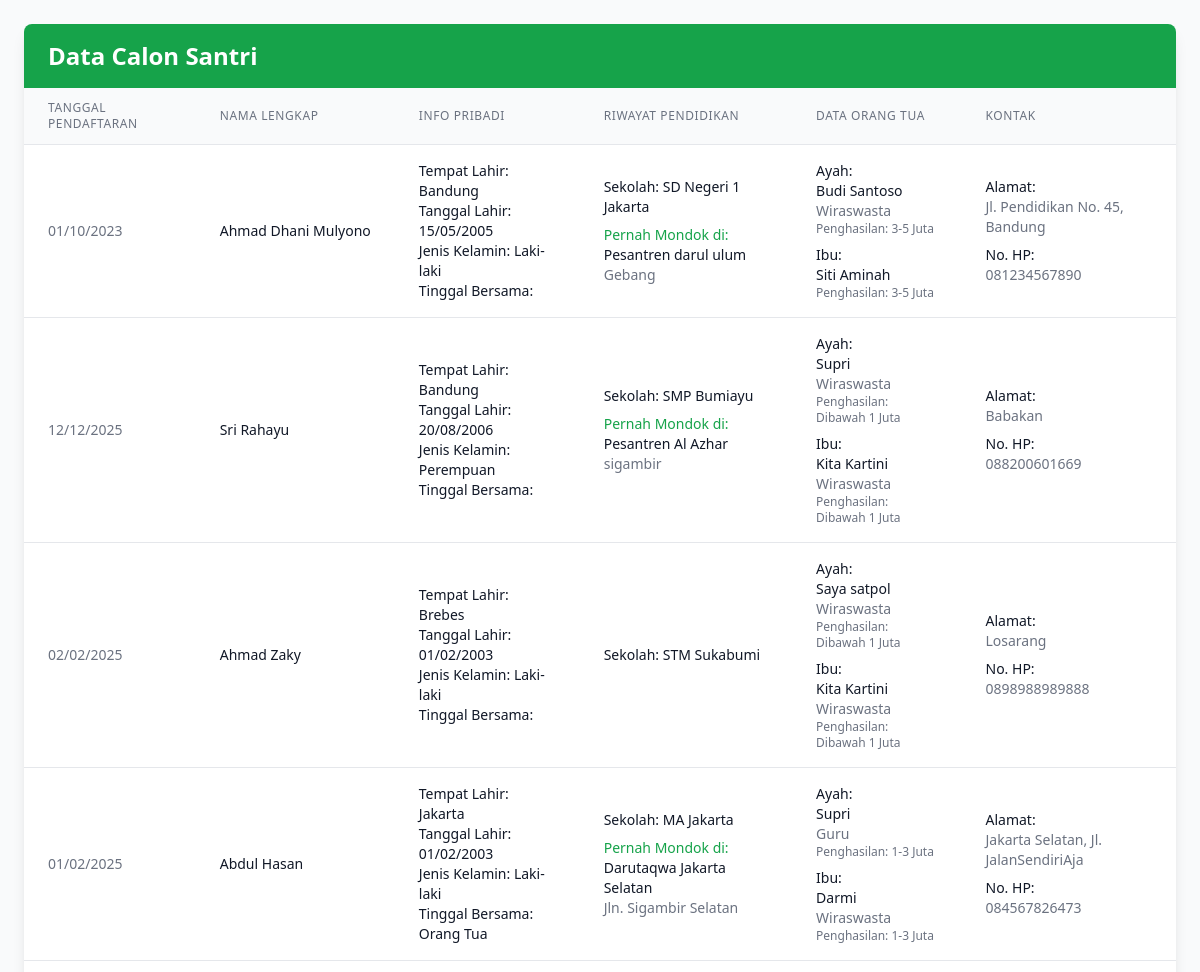
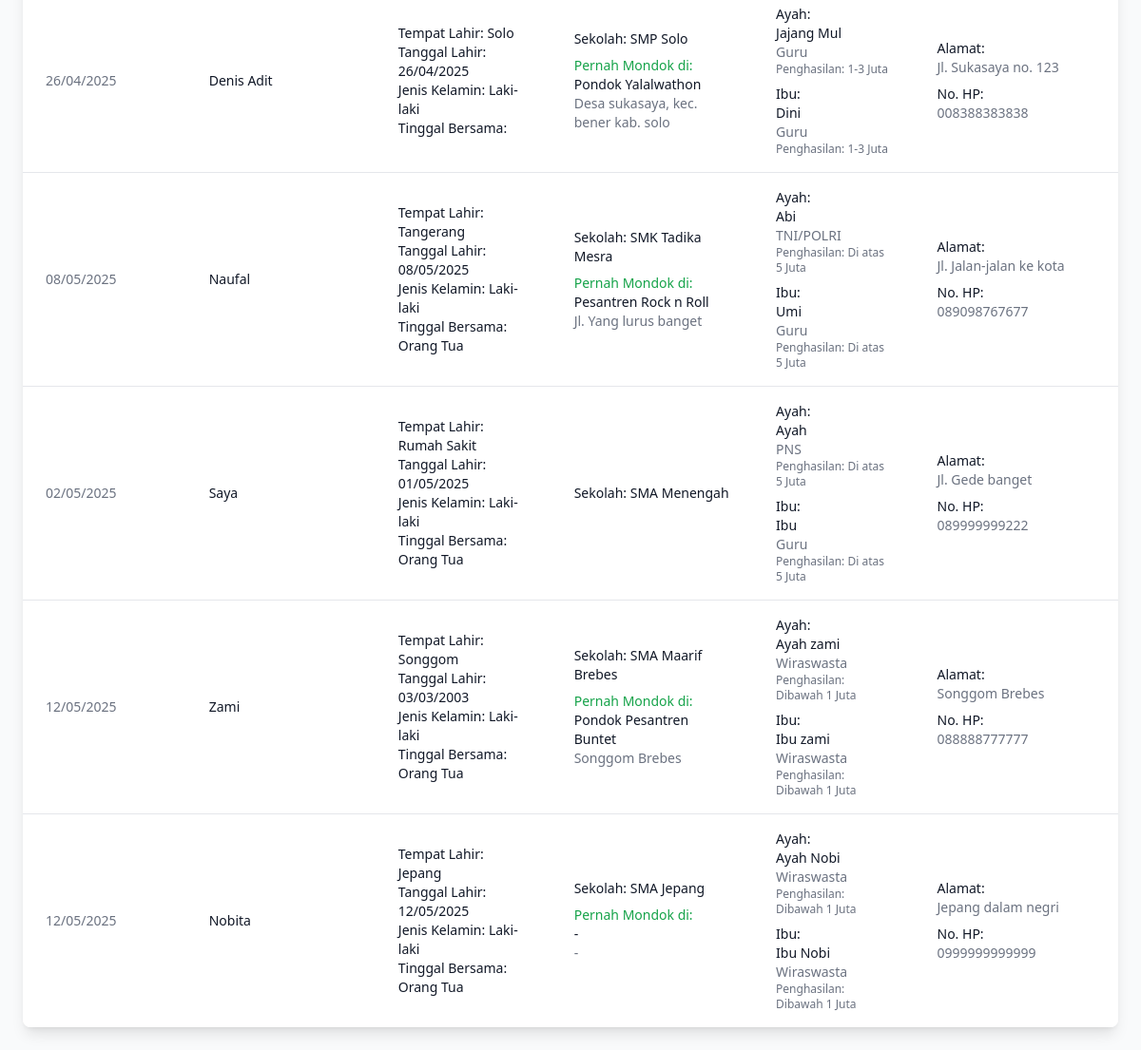
The page /santri_diterima.php on the database as committed earlier (2 pictures, top to bottom).
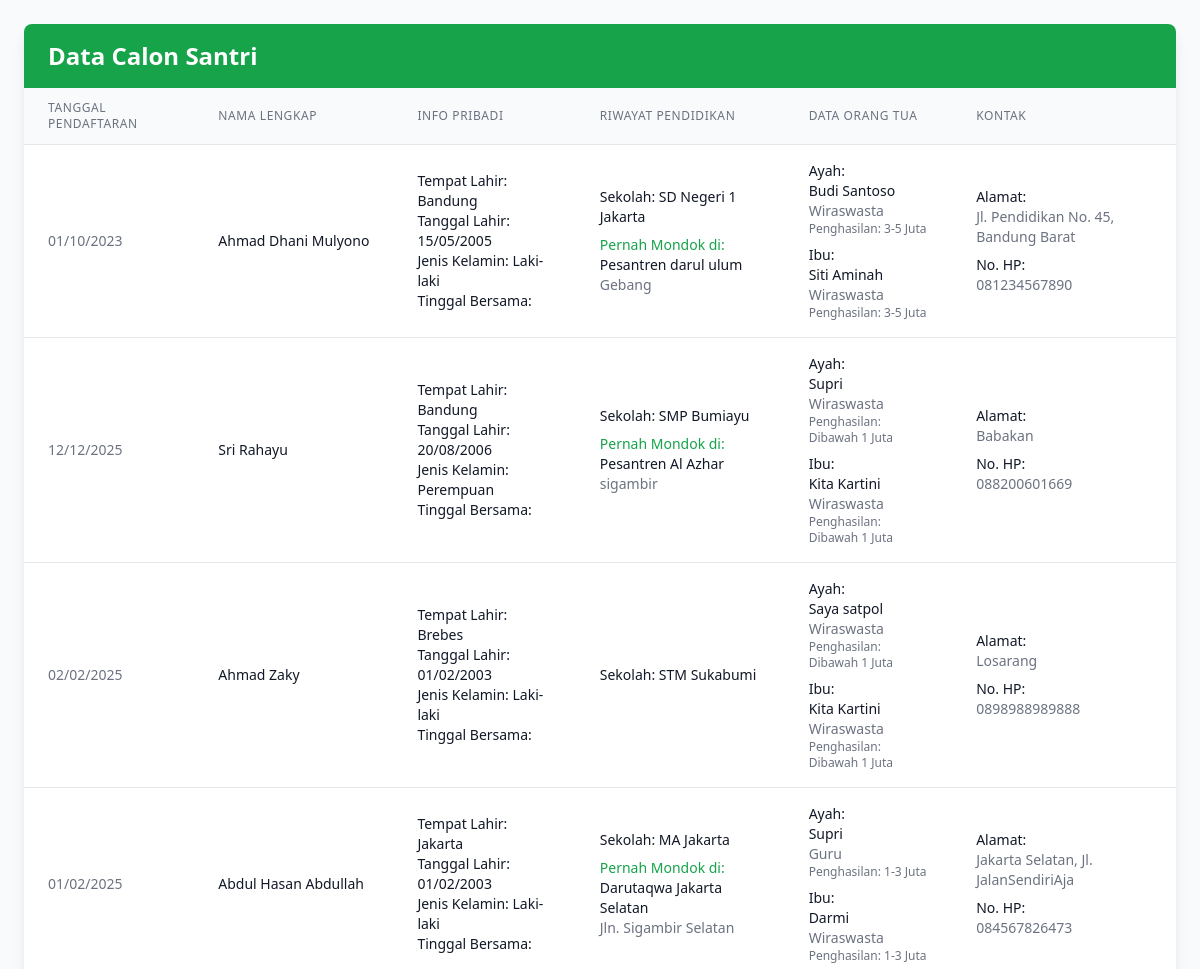
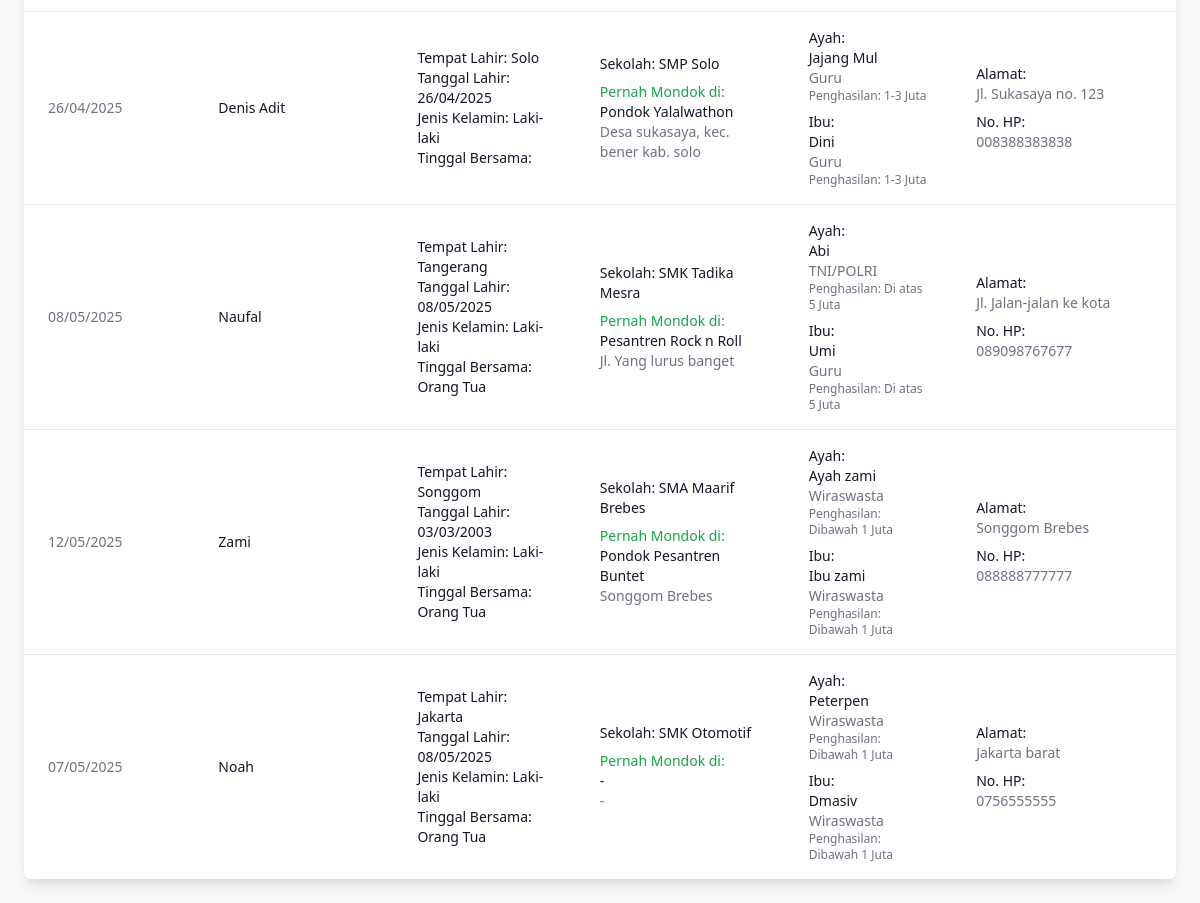
The same page on the database as committed later (2 pictures, top to bottom).
### tables this page shows
CREATE TABLE `calon_santri` (
  `id` int(11) NOT NULL,
  `No` int(11) NOT NULL,
  `tanggal_pendaftaran` date NOT NULL,
  `username` varchar(50) DEFAULT NULL,
  `nama_lengkap` varchar(100) NOT NULL,
  `tempat_lahir` varchar(50) NOT NULL,
  `tanggal_lahir` date NOT NULL,
  `alamat_lengkap` text NOT NULL,
  `tinggal_bersama` enum('Orang Tua','Wali','Lainnya') NOT NULL,
  `jenis_kelamin` enum('Laki-laki','Perempuan') NOT NULL,
  `sekolah_terakhir` varchar(100) NOT NULL,
  `pernah_mondok` enum('Ya','Tidak') NOT NULL,
  `nama_pondok_sebelumnya` varchar(100) DEFAULT NULL,
  `alamat_pondok_sebelumnya` text DEFAULT NULL,
  `nama_ayah` varchar(100) NOT NULL,
  `nama_ibu` varchar(100) NOT NULL,
  `tempat_lahir_ayah` varchar(50) NOT NULL,
  `tanggal_lahir_ayah` date NOT NULL,
  `tempat_lahir_ibu` varchar(50) NOT NULL,
  `tanggal_lahir_ibu` date NOT NULL,
  `pekerjaan_ayah` enum('Wiraswasta','Guru','PNS','TNI/POLRI','Pensiunan','Lainnya') NOT NULL,
  `pekerjaan_ibu` enum('Wiraswasta','Guru','PNS','TNI/POLRI','Pensiunan','Lainnya') NOT NULL,
  `penghasilan_ayah` enum('Dibawah 1 Juta','1-3 Juta','3-5 Juta','Di atas 5 Juta') NOT NULL,
  `penghasilan_ibu` enum('Dibawah 1 Juta','1-3 Juta','3-5 Juta','Di atas 5 Juta') NOT NULL,
  `alamat_rumah` text NOT NULL,
  `no_hp_ortu` varchar(15) NOT NULL,
  `created_at` timestamp NOT NULL DEFAULT current_timestamp(),
  `asal_sekolah` varchar(100) DEFAULT NULL,
  `status_pendaftaran` varchar(50) DEFAULT NULL,
  `keterangan` text DEFAULT NULL,
  `email` varchar(100) DEFAULT NULL,
  `user_id` int(11) NOT NULL
);

### santri_diterima.php (the view, shortened to what the changed rows need)
<?php
$servername = "localhost";
$username = "root";
$password = "";
$dbname = "ppdb_pondok";
$conn = new mysqli($servername, $username, $password, $dbname);
$sql = "SELECT * FROM calon_santri";
$result = $conn->query($sql);
?>
<!DOCTYPE html>
<html lang="id">
<head>
    <script src="https://cdn.tailwindcss.com"></script>
</head>
<body class="bg-gray-50 p-6">
    <div class="max-w-7xl mx-auto">
        <?php if ($result->num_rows > 0): ?>
            <div class="bg-white rounded-lg shadow-lg overflow-hidden">
                <div class="px-6 py-4 bg-green-600">
                    <h2 class="text-2xl font-bold text-white">Data Calon Santri</h2>
                </div>
                <div class="overflow-x-auto">
                    <table class="min-w-full divide-y divide-gray-200">
                        <thead class="bg-gray-50">
                            <tr>
                                <th class="px-6 py-3 text-left text-xs font-medium text-gray-500 uppercase tracking-wider">
                                    Tanggal Pendaftaran</th>
                                <th class="px-6 py-3 text-left text-xs font-medium text-gray-500 uppercase tracking-wider">
                                    Nama Lengkap</th>
                                <th class="px-6 py-3 text-left text-xs font-medium text-gray-500 uppercase tracking-wider">
                                    Info Pribadi</th>
                                <th class="px-6 py-3 text-left text-xs font-medium text-gray-500 uppercase tracking-wider">
                                    Riwayat Pendidikan</th>
                                <th class="px-6 py-3 text-left text-xs font-medium text-gray-500 uppercase tracking-wider">
                                    Data Orang Tua</th>
                                <th class="px-6 py-3 text-left text-xs font-medium text-gray-500 uppercase tracking-wider">
                                    Kontak</th>
                            </tr>
                        </thead>
                        <tbody class="bg-white divide-y divide-gray-200">
                            <?php while ($row = $result->fetch_assoc()): ?>
                                <tr class="hover:bg-gray-50">
                                    <td class="px-6 py-4 whitespace-nowrap text-sm text-gray-500">
                                        <?php echo date('d/m/Y', strtotime($row["tanggal_pendaftaran"])); ?>
                                    </td>
                                    <td class="px-6 py-4 whitespace-nowrap">
                                        <div class="text-sm font-medium text-gray-900"><?php echo $row["nama_lengkap"]; ?></div>
                                    </td>
                                    <td class="px-6 py-4">
                                        <div class="text-sm text-gray-900">
                                            <p>Tempat Lahir: <?php echo $row["tempat_lahir"]; ?></p>
                                            <p>Tanggal Lahir: <?php echo date('d/m/Y', strtotime($row["tanggal_lahir"])); ?></p>
                                            <p>Jenis Kelamin: <?php echo $row["jenis_kelamin"]; ?></p>
                                            <p>Tinggal Bersama: <?php echo $row["tinggal_bersama"]; ?></p>
                                        </div>
                                    </td>
                                    <td class="px-6 py-4">
                                        <div class="text-sm text-gray-900">
                                            <p>Sekolah: <?php echo $row["sekolah_terakhir"]; ?></p>
                                            <?php if ($row["pernah_mondok"] == "Ya"): ?>
                                                <p class="mt-2 text-green-600">Pernah Mondok di:</p>
                                                <p><?php echo $row["nama_pondok_sebelumnya"]; ?></p>
                                                <p class="text-sm text-gray-500"><?php echo $row["alamat_pondok_sebelumnya"]; ?></p>
                                            <?php endif; ?>
                                        </div>
                                    </td>
                                    <td class="px-6 py-4">
                                        <div class="text-sm text-gray-900">
                                            <div class="mb-2">
                                                <p class="font-medium">Ayah:</p>
                                                <p><?php echo $row["nama_ayah"]; ?></p>
                                                <p class="text-gray-500"><?php echo $row["pekerjaan_ayah"]; ?></p>
                                                <p class="text-gray-500 text-xs">Penghasilan:
                                                    <?php echo $row["penghasilan_ayah"]; ?>
                                                </p>
                                            </div>
                                            <div>
                                                <p class="font-medium">Ibu:</p>
                                                <p><?php echo $row["nama_ibu"]; ?></p>
                                                <p class="text-gray-500"><?php echo $row["pekerjaan_ibu"]; ?></p>
                                                <p class="text-gray-500 text-xs">Penghasilan:
                                                    <?php echo $row["penghasilan_ayah"]; ?>
                                                </p>
                                            </div>
                                        </div>
                                    </td>
                                    <td class="px-6 py-4">
                                        <div class="text-sm text-gray-900">
                                            <p class="font-medium">Alamat:</p>
                                            <p class="text-gray-500"><?php echo $row["alamat_rumah"]; ?></p>
                                            <p class="mt-2 font-medium">No. HP:</p>
                                            <p class="text-gray-500"><?php echo $row["no_hp_ortu"]; ?></p>
                                        </div>
                                    </td>
                                </tr>
                            <?php endwhile; ?>
                        </tbody>
                    </table>
                </div>
            </div>
        <?php else: ?>
            <div class="bg-white rounded-lg shadow-lg p-6 text-center">
                <p class="text-gray-500">Tidak ada data yang ditemukan.</p>
            </div>
        <?php endif; ?>
    </div>
</body>
</html>

Rows that differ between the two databases and show on the page:
removed calon_santri: tanggal_pendaftaran "02/05/2025", nama_lengkap "Saya", tempat_lahir "Rumah Sakit", tanggal_lahir "01/05/2025", jenis_kelamin "Laki-laki", tinggal_bersama "Orang Tua", sekolah_terakhir "SMA Menengah", nama_ayah "Ayah", pekerjaan_ayah "PNS", penghasilan_ayah "Di atas 5 Juta", nama_ibu "Ibu", pekerjaan_ibu "Guru", alamat_rumah "Jl. Gede banget", no_hp_ortu "089999999222"
removed calon_santri: tanggal_pendaftaran "12/05/2025", nama_lengkap "Nobita", tempat_lahir "Jepang", tanggal_lahir "12/05/2025", jenis_kelamin "Laki-laki", tinggal_bersama "Orang Tua", sekolah_terakhir "SMA Jepang", nama_pondok_sebelumnya "-", alamat_pondok_sebelumnya "-", nama_ayah "Ayah Nobi", pekerjaan_ayah "Wiraswasta", penghasilan_ayah "Dibawah 1 Juta", nama_ibu "Ibu Nobi", pekerjaan_ibu "Wiraswasta", alamat_rumah "Jepang dalam negri", no_hp_ortu "0999999999999"
changed calon_santri "Ahmad Dhani Mulyono": pekerjaan_ibu (not shown) → "Wiraswasta"; alamat_rumah "Jl. Pendidikan No. 45, Bandung" → "Jl. Pendidikan No. 45, Bandung Barat"
changed calon_santri "MA Jakarta": nama_lengkap "Abdul Hasan" → "Abdul Hasan Abdullah"; tinggal_bersama "Orang Tua" → (not shown)
added calon_santri: tanggal_pendaftaran "07/05/2025", nama_lengkap "Noah", tempat_lahir "Jakarta", tanggal_lahir "08/05/2025", jenis_kelamin "Laki-laki", tinggal_bersama "Orang Tua", sekolah_terakhir "SMK Otomotif", nama_pondok_sebelumnya "-", alamat_pondok_sebelumnya "-", nama_ayah "Peterpen", pekerjaan_ayah "Wiraswasta", penghasilan_ayah "Dibawah 1 Juta", nama_ibu "Dmasiv", pekerjaan_ibu "Wiraswasta", alamat_rumah "Jakarta barat", no_hp_ortu "0756555555"
